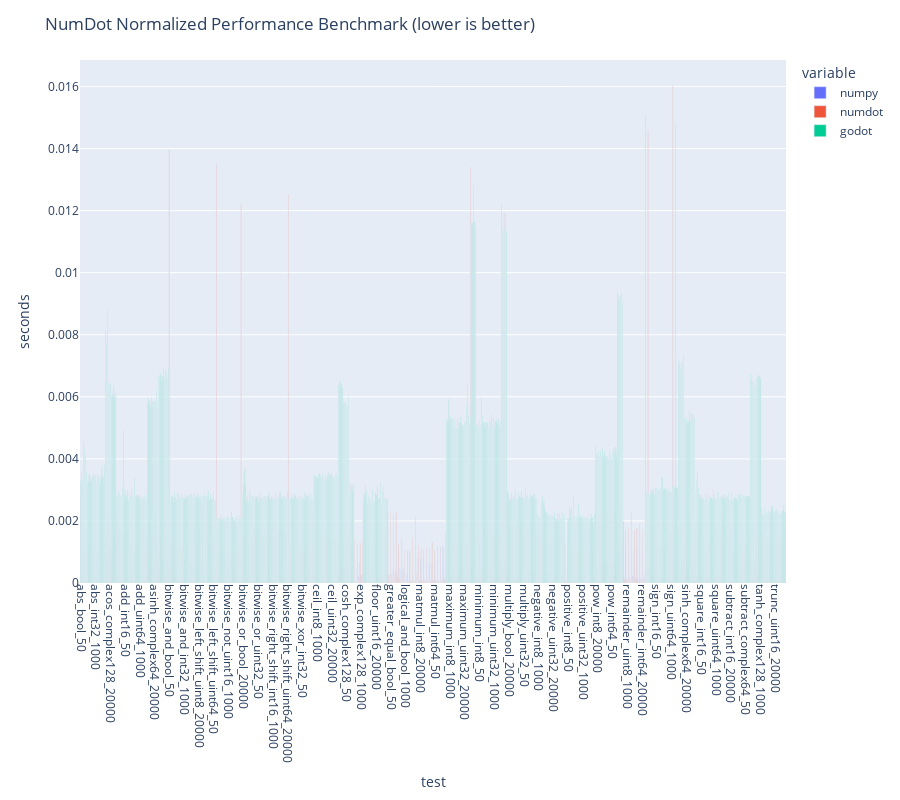

Notebook code for this chart:
### Code cell
df = pd.read_csv("gen/results.csv", index_col=0)
fig = px.bar(df, barmode="group")
fig.update_layout(
	title="NumDot Normalized Performance Benchmark (lower is better)",
	height=800,
	yaxis=go.layout.YAxis(title="seconds"), # , type="log"
	xaxis=go.layout.XAxis(title="test", tickangle=90)
)
fig.show()

### Figure 1 — Plotly figure (JSON) as saved in the notebook; plotly's stock layout.template omitted (floating-point values rounded to 4 significant figures; data arrays with more than 128 entries replaced by an {"elided": "..."} marker saying what was removed)
{"data": [{"alignmentgroup": "True", "hovertemplate": "variable=numpy<br>index=%{x}<br>value=%{y}<extra></extra>", "legendgroup": "numpy", "marker": {"color": "#636efa", "pattern": {"shape": ""}}, "name": "numpy", "offsetgroup": "numpy", "orientation": "v", "showlegend": true, "textposition": "auto", "x": {"elided": "765 str values"}, "xaxis": "x", "y": {"elided": "765 float values"}, "yaxis": "y", "type": "bar"}, {"alignmentgroup": "True", "hovertemplate": "variable=numdot<br>index=%{x}<br>value=%{y}<extra></extra>", "legendgroup": "numdot", "marker": {"color": "#EF553B", "pattern": {"shape": ""}}, "name": "numdot", "offsetgroup": "numdot", "orientation": "v", "showlegend": true, "textposition": "auto", "x": {"elided": "765 str values"}, "xaxis": "x", "y": {"elided": "765 float values"}, "yaxis": "y", "type": "bar"}, {"alignmentgroup": "True", "hovertemplate": "variable=godot<br>index=%{x}<br>value=%{y}<extra></extra>", "legendgroup": "godot", "marker": {"color": "#00cc96", "pattern": {"shape": ""}}, "name": "godot", "offsetgroup": "godot", "orientation": "v", "showlegend": true, "textposition": "auto", "x": {"elided": "765 str values"}, "xaxis": "x", "y": {"elided": "765 float values"}, "yaxis": "y", "type": "bar"}], "layout": {"xaxis": {"tickangle": 90, "title": {"text": "test"}}, "yaxis": {"title": {"text": "seconds"}}, "legend": {"title": {"text": "variable"}, "tracegroupgap": 0}, "margin": {"t": 60}, "barmode": "group", "title": {"text": "NumDot Normalized Performance Benchmark (lower is better)"}, "height": 800}}
